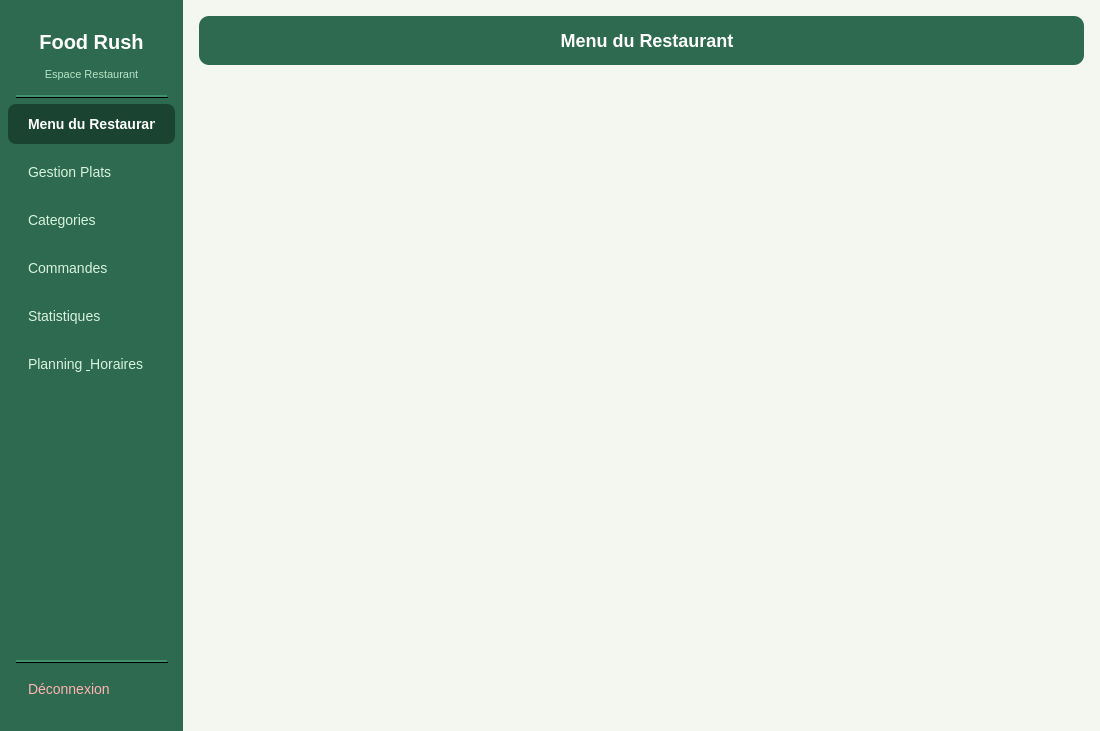
<?xml version="1.0" encoding="UTF-8"?>
<ui version="4.0">
 <class>Interface_Restaurant</class>
 <widget class="QDialog" name="Interface_Restaurant">
  <property name="geometry">
   <rect>
    <x>0</x>
    <y>0</y>
    <width>1100</width>
    <height>731</height>
   </rect>
  </property>
  <property name="windowTitle">
   <string>Dashboard Restaurant — Food Rush</string>
  </property>
  <property name="styleSheet">
   <string notr="true">
QDialog { background-color: #F4F6F0; font-family: 'Segoe UI', sans-serif; }
#sidebar { background-color: #2D6A4F; }
#labelLogo { color: #FFFFFF; font-size: 20px; font-weight: bold; padding: 10px; }
#labelSub { color: #B7E4C7; font-size: 11px; padding-bottom: 10px; }
#btnNavPlats, #btnNavCategories, #btnNavCommandes, #btnNavMenu, #btnNavStatistiques, #btnNavPlanning {
    background-color: transparent; color: #D8F3DC; border: none;
    text-align: left; padding: 12px 20px; font-size: 14px;
    border-radius: 8px; margin: 2px 8px;
}
#btnNavPlats:hover, #btnNavCategories:hover, #btnNavCommandes:hover, #btnNavMenu:hover, #btnNavStatistiques:hover, #btnNavPlanning:hover {
    background-color: #40916C; color: #FFFFFF;
}
#btnNavPlats:checked, #btnNavCategories:checked, #btnNavCommandes:checked, #btnNavMenu:checked, #btnNavStatistiques:checked, #btnNavPlanning:checked {
    background-color: #1B4332; color: #FFFFFF; font-weight: bold;
}
#headerPlats, #headerCategories, #headerCommandes, #headerMenu, #headerStatistiques {
    background-color: #2D6A4F; border-radius: 10px; padding: 5px;
}
#labelTitrePlats, #labelTitreCategories, #labelTitreCommandes, #labelTitreMenu, #labelTitreStatistiques {
    color: #FFFFFF; font-size: 18px; font-weight: bold; padding-left: 10px;
}
QTableWidget { background-color: #FFFFFF; border: 1px solid #D8EDDF; border-radius: 8px; gridline-color: #E9F5EC; font-size: 13px; color: #1B4332; }
QTableWidget::item { padding: 6px; color: #1B4332; }
QTableWidget::item:selected { background-color: #B7E4C7; color: #1B4332; }
QHeaderView::section { background-color: #40916C; color: white; font-weight: bold; padding: 8px; border: none; font-size: 13px; }
#frameFormulairePlat, #frameFormulaireCategorie { background-color: #FFFFFF; border: 1px solid #D8EDDF; border-radius: 10px; }
QLineEdit { border: 1.5px solid #B7E4C7; border-radius: 6px; padding: 7px 10px; background: #F8FFF9; font-size: 13px; color: #1B4332; }
QLineEdit:focus { border-color: #2D6A4F; background: #FFFFFF; }
QComboBox { border: 1.5px solid #B7E4C7; border-radius: 6px; padding: 7px 10px; background: #F8FFF9; font-size: 13px; color: #1B4332; }
QComboBox:focus { border-color: #2D6A4F; }
QComboBox::drop-down { border: none; width: 20px; }
QComboBox QAbstractItemView { background: #FFFFFF; color: #1B4332; selection-background-color: #B7E4C7; selection-color: #1B4332; border: 1px solid #B7E4C7; font-size: 13px; }
QCheckBox { font-size: 13px; color: #2D6A4F; font-weight: bold; }
#labelImagePlat, #labelImageCategorie { border: 2px dashed #40916C; border-radius: 8px; background: #F0FAF3; color: #74C69D; font-size: 13px; min-height: 80px; }
#btnAjouterPlat, #btnAjouterCategorie { background-color: #2D6A4F; color: white; border: none; border-radius: 8px; padding: 9px 18px; font-size: 13px; font-weight: bold; }
#btnAjouterPlat:hover, #btnAjouterCategorie:hover { background-color: #1B4332; }
#btnModifierPlat, #btnModifierCategorie { background-color: #52B788; color: white; border: none; border-radius: 8px; padding: 9px 18px; font-size: 13px; font-weight: bold; }
#btnSupprimerPlat, #btnSupprimerCategorie { background-color: #E63946; color: white; border: none; border-radius: 8px; padding: 9px 18px; font-size: 13px; font-weight: bold; }
#btnToggleDisponible { background-color: #74C69D; color: white; border: none; border-radius: 8px; padding: 9px 18px; font-size: 13px; font-weight: bold; }
#btnChoisirImagePlat, #btnChoisirImageCategorie { background-color: #D8F3DC; color: #2D6A4F; border: 1.5px solid #74C69D; border-radius: 8px; padding: 7px 14px; font-size: 12px; font-weight: bold; }
#btnChangerStatut { background-color: #2D6A4F; color: white; border: none; border-radius: 8px; padding: 10px 24px; font-size: 14px; font-weight: bold; }
#btnChangerStatut:hover { background-color: #1B4332; }
#scrollAreaMenu { border: none; background: transparent; }
#scrollAreaWidgetContents { background: transparent; }
   </string>
  </property>
  <layout class="QHBoxLayout" name="mainLayout">
   <property name="spacing">
    <number>0</number>
   </property>
   <property name="leftMargin">
    <number>0</number>
   </property>
   <property name="topMargin">
    <number>0</number>
   </property>
   <property name="rightMargin">
    <number>0</number>
   </property>
   <property name="bottomMargin">
    <number>0</number>
   </property>
   <item>
    <widget class="QWidget" name="sidebar">
     <property name="minimumWidth">
      <number>240</number>
     </property>
     <property name="maximumWidth">
      <number>240</number>
     </property>
    <layout class="QVBoxLayout" name="sidebarLayout">
     <property name="spacing">
      <number>4</number>
     </property>
     <property name="leftMargin">
      <number>0</number>
     </property>
     <property name="topMargin">
      <number>20</number>
     </property>
     <property name="rightMargin">
      <number>0</number>
     </property>
     <property name="bottomMargin">
      <number>20</number>
     </property>
     <item>
      <widget class="QLabel" name="labelLogo">
       <property name="text">
        <string>Food Rush</string>
       </property>
       <property name="alignment">
        <set>Qt::AlignmentFlag::AlignCenter</set>
       </property>
      </widget>
     </item>
     <item>
      <widget class="QLabel" name="labelSub">
       <property name="text">
        <string>Espace Restaurant</string>
       </property>
       <property name="alignment">
        <set>Qt::AlignmentFlag::AlignCenter</set>
       </property>
      </widget>
     </item>
     <item>
      <widget class="QFrame" name="frame">
       <property name="styleSheet">
        <string>background-color: #40916C; max-height: 1px; margin: 4px 16px;</string>
       </property>
       <property name="frameShape">
        <enum>QFrame::Shape::HLine</enum>
       </property>
      </widget>
     </item>
     <item>
      <widget class="QPushButton" name="btnNavMenu">
       <property name="text">
        <string>Menu du Restaurant</string>
       </property>
       <property name="checkable">
        <bool>true</bool>
       </property>
       <property name="checked">
        <bool>true</bool>
       </property>
      </widget>
     </item>
     <item>
      <widget class="QPushButton" name="btnNavPlats">
       <property name="text">
        <string>Gestion Plats</string>
       </property>
       <property name="checkable">
        <bool>true</bool>
       </property>
      </widget>
     </item>
     <item>
      <widget class="QPushButton" name="btnNavCategories">
       <property name="text">
        <string>Categories</string>
       </property>
       <property name="checkable">
        <bool>true</bool>
       </property>
      </widget>
     </item>
     <item>
      <widget class="QPushButton" name="btnNavCommandes">
       <property name="text">
        <string>Commandes</string>
       </property>
       <property name="checkable">
        <bool>true</bool>
       </property>
      </widget>
     </item>
     <item>
      <widget class="QPushButton" name="btnNavStatistiques">
       <property name="text">
        <string>Statistiques</string>
       </property>
       <property name="checkable">
        <bool>true</bool>
       </property>
      </widget>
     </item>
     <item>
      <widget class="QPushButton" name="btnNavPlanning">
       <property name="text">
        <string>Planning &amp; Horaires</string>
       </property>
       <property name="checkable">
        <bool>true</bool>
       </property>
      </widget>
     </item>
     <item>
      <spacer>
       <property name="orientation">
        <enum>Qt::Orientation::Vertical</enum>
       </property>
       <property name="sizeType">
        <enum>QSizePolicy::Policy::Expanding</enum>
       </property>
       <property name="sizeHint" stdset="0">
        <size>
         <width>20</width>
         <height>200</height>
        </size>
       </property>
      </spacer>
     </item>
     <item>
      <widget class="QFrame" name="frameSepDeconnexion">
       <property name="styleSheet">
        <string>background-color: #40916C; max-height: 1px; margin: 4px 16px;</string>
       </property>
       <property name="frameShape">
        <enum>QFrame::Shape::HLine</enum>
       </property>
      </widget>
     </item>
     <item>
      <widget class="QPushButton" name="btnDeconnexion">
       <property name="text">
        <string>Déconnexion</string>
       </property>
       <property name="styleSheet">
        <string>
QPushButton {
    background-color: transparent;
    color: #FFB3B3;
    border: none;
    text-align: left;
    padding: 12px 20px;
    font-size: 14px;
    border-radius: 8px;
    margin: 2px 8px;
}
QPushButton:hover {
    background-color: #E63946;
    color: #FFFFFF;
}
        </string>
       </property>
       <property name="cursor">
        <cursorShape>PointingHandCursor</cursorShape>
       </property>
      </widget>
     </item>
    </layout>
    </widget>
   </item>
   <item>
    <widget class="QStackedWidget" name="stackedWidget">
     <property name="currentIndex">
      <number>0</number>
     </property>
     <widget class="QWidget" name="pageMenu">
      <layout class="QVBoxLayout" name="pageMenuLayout">
       <property name="spacing">
        <number>10</number>
       </property>
       <property name="leftMargin">
        <number>16</number>
       </property>
       <property name="topMargin">
        <number>16</number>
       </property>
       <property name="rightMargin">
        <number>16</number>
       </property>
       <property name="bottomMargin">
        <number>16</number>
       </property>
       <item>
        <widget class="QFrame" name="headerMenu">
         <layout class="QHBoxLayout">
          <property name="leftMargin">
           <number>10</number>
          </property>
          <item>
           <widget class="QLabel" name="labelTitreMenu">
            <property name="text">
             <string>Menu du Restaurant</string>
            </property>
            <property name="alignment">
             <set>Qt::AlignmentFlag::AlignCenter</set>
            </property>
           </widget>
          </item>
         </layout>
        </widget>
       </item>
       <item>
        <widget class="QScrollArea" name="scrollAreaCategoriesBtns">
         <property name="styleSheet">
          <string>border: none; background: transparent;</string>
         </property>
         <property name="verticalScrollBarPolicy">
          <enum>Qt::ScrollBarPolicy::ScrollBarAlwaysOff</enum>
         </property>
         <property name="horizontalScrollBarPolicy">
          <enum>Qt::ScrollBarPolicy::ScrollBarAsNeeded</enum>
         </property>
         <property name="widgetResizable">
          <bool>true</bool>
         </property>
         <property name="maximumHeight">
          <number>55</number>
         </property>
         <widget class="QWidget" name="scrollWidgetCatBtns">
          <property name="geometry">
           <rect>
            <x>0</x>
            <y>0</y>
            <width>868</width>
            <height>55</height>
           </rect>
          </property>
          <layout class="QHBoxLayout" name="layoutCategoriesBtns">
           <property name="spacing">
            <number>8</number>
           </property>
           <property name="leftMargin">
            <number>4</number>
           </property>
           <property name="rightMargin">
            <number>4</number>
           </property>
           <item>
            <spacer>
             <property name="orientation">
              <enum>Qt::Orientation::Horizontal</enum>
             </property>
             <property name="sizeHint" stdset="0">
              <size>
               <width>40</width>
               <height>20</height>
              </size>
             </property>
            </spacer>
           </item>
          </layout>
         </widget>
        </widget>
       </item>
       <item>
        <widget class="QScrollArea" name="scrollAreaMenu">
         <property name="styleSheet">
          <string>border: none; background: transparent;</string>
         </property>
         <property name="widgetResizable">
          <bool>true</bool>
         </property>
         <widget class="QWidget" name="scrollAreaWidgetContents">
          <property name="geometry">
           <rect>
            <x>0</x>
            <y>0</y>
            <width>868</width>
            <height>311</height>
           </rect>
          </property>
          <layout class="QVBoxLayout" name="layoutCartes">
           <property name="spacing">
            <number>12</number>
           </property>
          </layout>
         </widget>
        </widget>
       </item>
      </layout>
     </widget>
     <widget class="QWidget" name="pagePlats">
      <layout class="QVBoxLayout" name="pagePlatsLayout">
       <property name="spacing">
        <number>10</number>
       </property>
       <property name="leftMargin">
        <number>16</number>
       </property>
       <property name="topMargin">
        <number>16</number>
       </property>
       <property name="rightMargin">
        <number>16</number>
       </property>
       <property name="bottomMargin">
        <number>16</number>
       </property>
       <item>
        <widget class="QFrame" name="headerPlats">
         <layout class="QHBoxLayout">
          <property name="leftMargin">
           <number>10</number>
          </property>
          <item>
           <widget class="QLabel" name="labelTitrePlats">
            <property name="text">
             <string>Gestion des Plats</string>
            </property>
            <property name="alignment">
             <set>Qt::AlignmentFlag::AlignCenter</set>
            </property>
           </widget>
          </item>
         </layout>
        </widget>
       </item>
       <item>
        <layout class="QHBoxLayout" name="platsContent">
         <property name="spacing">
          <number>12</number>
         </property>
         <item>
          <widget class="QTableWidget" name="tableauPlats"/>
         </item>
         <item>
          <widget class="QFrame" name="frameFormulairePlat">
           <layout class="QVBoxLayout" name="formPlatLayout">
            <property name="spacing">
             <number>8</number>
            </property>
            <property name="leftMargin">
             <number>14</number>
            </property>
            <property name="topMargin">
             <number>14</number>
            </property>
            <property name="rightMargin">
             <number>14</number>
            </property>
            <property name="bottomMargin">
             <number>14</number>
            </property>
            <item>
             <widget class="QLabel" name="label">
              <property name="styleSheet">
               <string>font-size:14px;font-weight:bold;color:#2D6A4F;</string>
              </property>
              <property name="text">
               <string>Formulaire Plat</string>
              </property>
             </widget>
            </item>
            <item>
             <widget class="QLabel" name="label">
              <property name="styleSheet">
               <string>color:#2D6A4F;font-weight:bold;font-size:12px;</string>
              </property>
              <property name="text">
               <string>Nom du plat *</string>
              </property>
             </widget>
            </item>
            <item>
             <widget class="QLineEdit" name="lineEditNomPlat">
              <property name="placeholderText">
               <string>Ex: Margherita Pizza</string>
              </property>
             </widget>
            </item>
            <item>
             <widget class="QLabel" name="label">
              <property name="styleSheet">
               <string>color:#2D6A4F;font-weight:bold;font-size:12px;</string>
              </property>
              <property name="text">
               <string>Categorie *</string>
              </property>
             </widget>
            </item>
            <item>
             <widget class="QComboBox" name="comboCategorie"/>
            </item>
            <item>
             <widget class="QLabel" name="label">
              <property name="styleSheet">
               <string>color:#2D6A4F;font-weight:bold;font-size:12px;</string>
              </property>
              <property name="text">
               <string>Prix (DH) *</string>
              </property>
             </widget>
            </item>
            <item>
             <widget class="QLineEdit" name="lineEditPrixPlat">
              <property name="placeholderText">
               <string>Ex: 89.00</string>
              </property>
             </widget>
            </item>
            <item>
             <widget class="QLabel" name="label">
              <property name="styleSheet">
               <string>color:#2D6A4F;font-weight:bold;font-size:12px;</string>
              </property>
              <property name="text">
               <string>Description</string>
              </property>
             </widget>
            </item>
            <item>
             <widget class="QLineEdit" name="lineEditDescriptionPlat">
              <property name="placeholderText">
               <string>Fromage, tomate fraiche...</string>
              </property>
             </widget>
            </item>
            <item>
             <widget class="QLabel" name="label">
              <property name="styleSheet">
               <string>color:#2D6A4F;font-weight:bold;font-size:12px;</string>
              </property>
              <property name="text">
               <string>Disponibilite</string>
              </property>
             </widget>
            </item>
            <item>
             <widget class="QCheckBox" name="checkBoxDisponible">
              <property name="text">
               <string>Disponible</string>
              </property>
              <property name="checked">
               <bool>true</bool>
              </property>
             </widget>
            </item>
            <item>
             <widget class="QLabel" name="label">
              <property name="styleSheet">
               <string>color:#2D6A4F;font-weight:bold;font-size:12px;</string>
              </property>
              <property name="text">
               <string>Image</string>
              </property>
             </widget>
            </item>
            <item>
             <widget class="QLabel" name="labelImagePlat">
              <property name="text">
               <string>Aucune image</string>
              </property>
              <property name="alignment">
               <set>Qt::AlignmentFlag::AlignCenter</set>
              </property>
             </widget>
            </item>
            <item>
             <widget class="QPushButton" name="btnChoisirImagePlat">
              <property name="text">
               <string>Choisir une image</string>
              </property>
             </widget>
            </item>
            <item>
             <layout class="QGridLayout">
              <property name="spacing">
               <number>6</number>
              </property>
              <item row="0" column="0">
               <widget class="QPushButton" name="btnAjouterPlat">
                <property name="text">
                 <string>+ Ajouter</string>
                </property>
               </widget>
              </item>
              <item row="0" column="1">
               <widget class="QPushButton" name="btnModifierPlat">
                <property name="text">
                 <string>Modifier</string>
                </property>
               </widget>
              </item>
              <item row="1" column="0">
               <widget class="QPushButton" name="btnSupprimerPlat">
                <property name="text">
                 <string>Supprimer</string>
                </property>
               </widget>
              </item>
              <item row="1" column="1">
               <widget class="QPushButton" name="btnToggleDisponible">
                <property name="text">
                 <string>Dispo</string>
                </property>
               </widget>
              </item>
             </layout>
            </item>
            <item>
             <spacer>
              <property name="orientation">
               <enum>Qt::Orientation::Vertical</enum>
              </property>
              <property name="sizeHint" stdset="0">
               <size>
                <width>20</width>
                <height>10</height>
               </size>
              </property>
             </spacer>
            </item>
           </layout>
          </widget>
         </item>
        </layout>
       </item>
      </layout>
     </widget>
     <widget class="QWidget" name="pageCategories">
      <layout class="QVBoxLayout" name="pageCategoriesLayout">
       <property name="spacing">
        <number>10</number>
       </property>
       <property name="leftMargin">
        <number>16</number>
       </property>
       <property name="topMargin">
        <number>16</number>
       </property>
       <property name="rightMargin">
        <number>16</number>
       </property>
       <property name="bottomMargin">
        <number>16</number>
       </property>
       <item>
        <widget class="QFrame" name="headerCategories">
         <layout class="QHBoxLayout">
          <property name="leftMargin">
           <number>10</number>
          </property>
          <item>
           <widget class="QLabel" name="labelTitreCategories">
            <property name="text">
             <string>Gestion des Categories</string>
            </property>
            <property name="alignment">
             <set>Qt::AlignmentFlag::AlignCenter</set>
            </property>
           </widget>
          </item>
         </layout>
        </widget>
       </item>
       <item>
        <layout class="QHBoxLayout" name="categoriesContent">
         <property name="spacing">
          <number>12</number>
         </property>
         <item>
          <widget class="QTableWidget" name="tableauCategories">
           <property name="editTriggers">
            <set>QAbstractItemView::EditTrigger::NoEditTriggers</set>
           </property>
           <property name="alternatingRowColors">
            <bool>true</bool>
           </property>
           <property name="selectionBehavior">
            <enum>QAbstractItemView::SelectionBehavior::SelectRows</enum>
           </property>
           <column>
            <property name="text">
             <string>ID</string>
            </property>
           </column>
           <column>
            <property name="text">
             <string>Nom</string>
            </property>
           </column>
           <column>
            <property name="text">
             <string>Image</string>
            </property>
           </column>
          </widget>
         </item>
         <item>
          <widget class="QFrame" name="frameFormulaireCategorie">
           <property name="minimumSize">
            <size>
             <width>260</width>
             <height>0</height>
            </size>
           </property>
           <property name="maximumSize">
            <size>
             <width>300</width>
             <height>16777215</height>
            </size>
           </property>
           <layout class="QVBoxLayout" name="formCatLayout">
            <property name="spacing">
             <number>8</number>
            </property>
            <property name="leftMargin">
             <number>14</number>
            </property>
            <property name="topMargin">
             <number>14</number>
            </property>
            <property name="rightMargin">
             <number>14</number>
            </property>
            <property name="bottomMargin">
             <number>14</number>
            </property>
            <item>
             <widget class="QLabel" name="label">
              <property name="styleSheet">
               <string>font-size:14px;font-weight:bold;color:#2D6A4F;</string>
              </property>
              <property name="text">
               <string>Formulaire Categorie</string>
              </property>
             </widget>
            </item>
            <item>
             <widget class="QLabel" name="label">
              <property name="styleSheet">
               <string>color:#2D6A4F;font-weight:bold;font-size:12px;</string>
              </property>
              <property name="text">
               <string>Nom *</string>
              </property>
             </widget>
            </item>
            <item>
             <widget class="QLineEdit" name="lineEditNomCategorie">
              <property name="placeholderText">
               <string>Ex: Pizzas, Burgers...</string>
              </property>
             </widget>
            </item>
            <item>
             <widget class="QLabel" name="label">
              <property name="styleSheet">
               <string>color:#2D6A4F;font-weight:bold;font-size:12px;</string>
              </property>
              <property name="text">
               <string>Image</string>
              </property>
             </widget>
            </item>
            <item>
             <widget class="QLabel" name="labelImageCategorie">
              <property name="text">
               <string>Aucune image</string>
              </property>
              <property name="alignment">
               <set>Qt::AlignmentFlag::AlignCenter</set>
              </property>
             </widget>
            </item>
            <item>
             <widget class="QPushButton" name="btnChoisirImageCategorie">
              <property name="text">
               <string>Choisir une image</string>
              </property>
             </widget>
            </item>
            <item>
             <layout class="QGridLayout">
              <property name="spacing">
               <number>6</number>
              </property>
              <item row="0" column="0">
               <widget class="QPushButton" name="btnAjouterCategorie">
                <property name="text">
                 <string>+ Ajouter</string>
                </property>
               </widget>
              </item>
              <item row="0" column="1">
               <widget class="QPushButton" name="btnModifierCategorie">
                <property name="text">
                 <string>Modifier</string>
                </property>
               </widget>
              </item>
              <item row="1" column="0">
               <widget class="QPushButton" name="btnSupprimerCategorie">
                <property name="text">
                 <string>Supprimer</string>
                </property>
               </widget>
              </item>
             </layout>
            </item>
            <item>
             <spacer>
              <property name="orientation">
               <enum>Qt::Orientation::Vertical</enum>
              </property>
              <property name="sizeHint" stdset="0">
               <size>
                <width>20</width>
                <height>10</height>
               </size>
              </property>
             </spacer>
            </item>
           </layout>
          </widget>
         </item>
        </layout>
       </item>
      </layout>
     </widget>
     <widget class="QWidget" name="pageCommandes">
      <layout class="QVBoxLayout" name="pageCommandesLayout">
       <property name="spacing">
        <number>10</number>
       </property>
       <property name="leftMargin">
        <number>16</number>
       </property>
       <property name="topMargin">
        <number>16</number>
       </property>
       <property name="rightMargin">
        <number>16</number>
       </property>
       <property name="bottomMargin">
        <number>16</number>
       </property>
       <item>
        <widget class="QFrame" name="headerCommandes">
         <layout class="QHBoxLayout">
          <property name="leftMargin">
           <number>10</number>
          </property>
          <item>
           <widget class="QLabel" name="labelTitreCommandes">
            <property name="text">
             <string>Suivi des Commandes</string>
            </property>
            <property name="alignment">
             <set>Qt::AlignmentFlag::AlignCenter</set>
            </property>
           </widget>
          </item>
         </layout>
        </widget>
       </item>
       <item>
        <widget class="QTableWidget" name="tableauCommandes"/>
       </item>
       <item>
        <layout class="QHBoxLayout">
         <item>
          <spacer>
           <property name="orientation">
            <enum>Qt::Orientation::Horizontal</enum>
           </property>
           <property name="sizeHint" stdset="0">
            <size>
             <width>40</width>
             <height>20</height>
            </size>
           </property>
          </spacer>
         </item>
         <item>
          <widget class="QPushButton" name="btnChangerStatut">
           <property name="text">
            <string>Avancer le statut de la commande</string>
           </property>
          </widget>
         </item>
         <item>
          <spacer>
           <property name="orientation">
            <enum>Qt::Orientation::Horizontal</enum>
           </property>
           <property name="sizeHint" stdset="0">
            <size>
             <width>40</width>
             <height>20</height>
            </size>
           </property>
          </spacer>
         </item>
        </layout>
       </item>
      </layout>
     </widget>
     <widget class="QWidget" name="pageStatistiques">
      <layout class="QVBoxLayout" name="pageStatistiquesLayout">
       <property name="spacing">
        <number>12</number>
       </property>
       <property name="leftMargin">
        <number>16</number>
       </property>
       <property name="topMargin">
        <number>16</number>
       </property>
       <property name="rightMargin">
        <number>16</number>
       </property>
       <property name="bottomMargin">
        <number>16</number>
       </property>
       <item>
        <widget class="QFrame" name="headerStatistiques">
         <layout class="QHBoxLayout">
          <property name="leftMargin">
           <number>10</number>
          </property>
          <item>
           <widget class="QLabel" name="labelTitreStatistiques">
            <property name="text">
             <string>Statistiques du Restaurant</string>
            </property>
            <property name="alignment">
             <set>Qt::AlignmentFlag::AlignCenter</set>
            </property>
           </widget>
          </item>
         </layout>
        </widget>
       </item>
       <item>
        <widget class="QScrollArea" name="scrollAreaStats">
         <property name="styleSheet">
          <string>QScrollArea { border: none; background: transparent; }</string>
         </property>
         <property name="widgetResizable">
          <bool>true</bool>
         </property>
         <widget class="QWidget" name="scrollWidgetStats">
          <property name="geometry">
           <rect>
            <x>0</x>
            <y>0</y>
            <width>868</width>
            <height>631</height>
           </rect>
          </property>
          <property name="styleSheet">
           <string>background: transparent;</string>
          </property>
          <layout class="QVBoxLayout" name="statsContentLayout">
           <property name="spacing">
            <number>14</number>
           </property>
           <property name="leftMargin">
            <number>4</number>
           </property>
           <property name="topMargin">
            <number>4</number>
           </property>
           <property name="rightMargin">
            <number>4</number>
           </property>
           <property name="bottomMargin">
            <number>4</number>
           </property>
          </layout>
         </widget>
        </widget>
       </item>
      </layout>
     </widget>
     <!-- ══════════ PAGE 5 : PLANNING & HORAIRES ══════════ -->
     <widget class="QWidget" name="pagePlanning">
      <layout class="QVBoxLayout" name="planningMainLayout">
       <property name="spacing"><number>12</number></property>
       <property name="leftMargin"><number>18</number></property>
       <property name="topMargin"><number>18</number></property>
       <property name="rightMargin"><number>18</number></property>
       <property name="bottomMargin"><number>18</number></property>
       <item>
        <widget class="QFrame" name="headerPlanning">
         <property name="styleSheet">
          <string>background-color: #2D6A4F; border-radius: 10px; padding: 5px;</string>
         </property>
         <layout class="QHBoxLayout">
          <item>
           <widget class="QLabel" name="labelTitrePlanning">
            <property name="text"><string> Planning &amp; Horaires</string></property>
            <property name="styleSheet">
             <string>color: #FFFFFF; font-size: 18px; font-weight: bold; padding-left: 10px;</string>
            </property>
           </widget>
          </item>
          <item>
           <spacer>
            <property name="orientation"><enum>Qt::Orientation::Horizontal</enum></property>
            <property name="sizeType"><enum>QSizePolicy::Policy::Expanding</enum></property>
            <property name="sizeHint" stdset="0"><size><width>40</width><height>20</height></size></property>
           </spacer>
          </item>
          <item>
           <widget class="QPushButton" name="btnSauvegarderHoraires">
            <property name="text"><string> Sauvegarder</string></property>
            <property name="styleSheet">
             <string>QPushButton{background:#52B788;color:white;border:none;border-radius:8px;padding:8px 20px;font-size:13px;font-weight:bold;}QPushButton:hover{background:#2D6A4F;}</string>
            </property>
           </widget>
          </item>
         </layout>
        </widget>
       </item>
       <item>
        <widget class="QScrollArea" name="scrollAreaPlanning">
         <property name="styleSheet"><string>QScrollArea{border:none;background:transparent;}</string></property>
         <property name="widgetResizable"><bool>true</bool></property>
         <widget class="QWidget" name="scrollWidgetPlanning">
          <property name="styleSheet"><string>background:transparent;</string></property>
          <layout class="QVBoxLayout" name="planningContentLayout">
           <property name="spacing"><number>10</number></property>
           <property name="leftMargin"><number>4</number></property>
           <property name="topMargin"><number>4</number></property>
           <property name="rightMargin"><number>4</number></property>
           <property name="bottomMargin"><number>4</number></property>
          </layout>
         </widget>
        </widget>
       </item>
      </layout>
     </widget>
    </widget>
   </item>
  </layout>
 </widget>
 <resources/>
 <connections/>
</ui>
